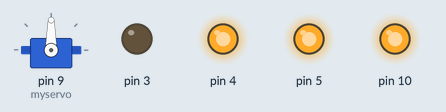
Simulated run of this sketch. Board: Arduino Uno, built with avr-gcc and run on an emulated ATmega328P. Parts: servo, output pins drawn as LEDs (lit = HIGH).

Above: at 0.05 s.
At 4.0 s:
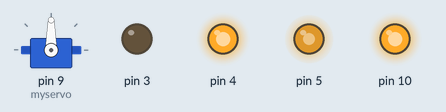
At 5.95 s:
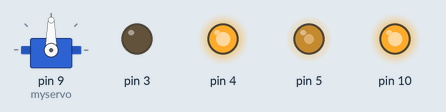
At 8.0 s:
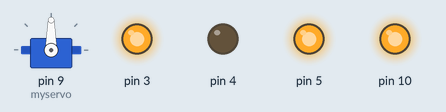
At 12.05 s:
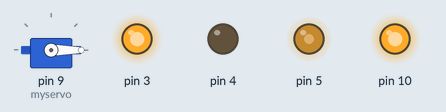
At 15.95 s:
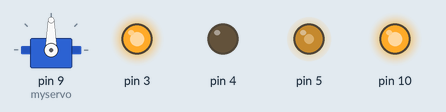
Timing chart, 0 to 18.4 s (numbered marks = the images above):
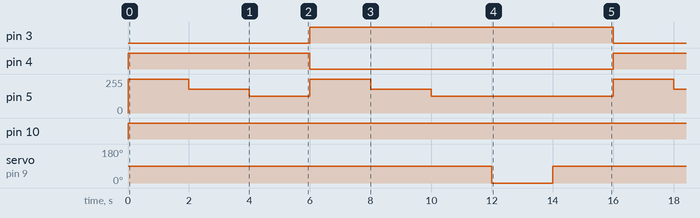

Measured:
- by itself, pin 3: alternates HIGH for 10.0 s and LOW for 6.0 s
- by itself, pin 4: alternates HIGH for 6.0 s and LOW for 10.0 s
- by itself, pin 5: repeats every 16.0 s: 180/255 2.0 s, 127/255 2.0 s, 255/255 2.0 s, 180/255 2.0 s, 127/255 6.0 s, 255/255 2.0 s
- by itself, pin 10: LOW → HIGH at 0.00 s
- by itself, servo on pin 9 (myservo): alternates 90° for 14.0 s and 0° for 2.0 s

The sketch:

test.ino
```cpp
#include <Servo.h>


Servo myservo;  // create servo object to control a servo

int pos = 0;    // variable to store the servo position

void setup() {
  myservo.attach(9);  // attaches the servo on pin 9 to the servo object
  pinMode(5,OUTPUT);
  pinMode(3,OUTPUT);
  pinMode(4,OUTPUT);
  pinMode(10,OUTPUT);
}

void loop() {
  digitalWrite(10, HIGH);
  digitalWrite(5,HIGH);
  digitalWrite(3,LOW);
  digitalWrite(4,HIGH);
  delay(2000);
  analogWrite(5,180); //80%
  delay(2000);
  analogWrite(5,127); //50%
  delay(2000);
  digitalWrite(10, HIGH);
  digitalWrite(5,HIGH);
  digitalWrite(4,LOW);
  digitalWrite(3,HIGH);
  delay(2000);
  analogWrite(5,180); //80%
  delay(2000);
  analogWrite(5,127); //50%
  delay(2000);
  myservo.write(0);
  delay(2000);
  myservo.write(90);
  delay(2000);
}
```
